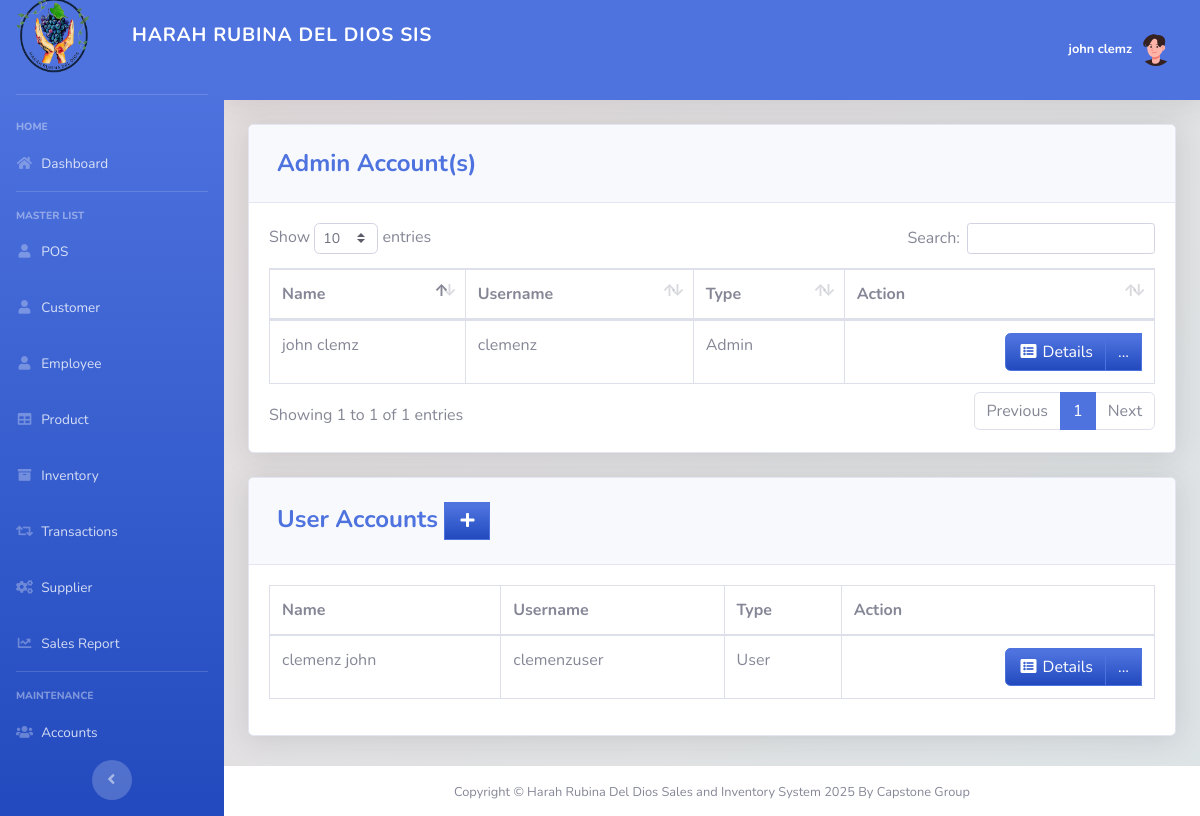
/pages/user.php (signed in), run on an earlier commit of the app's database.
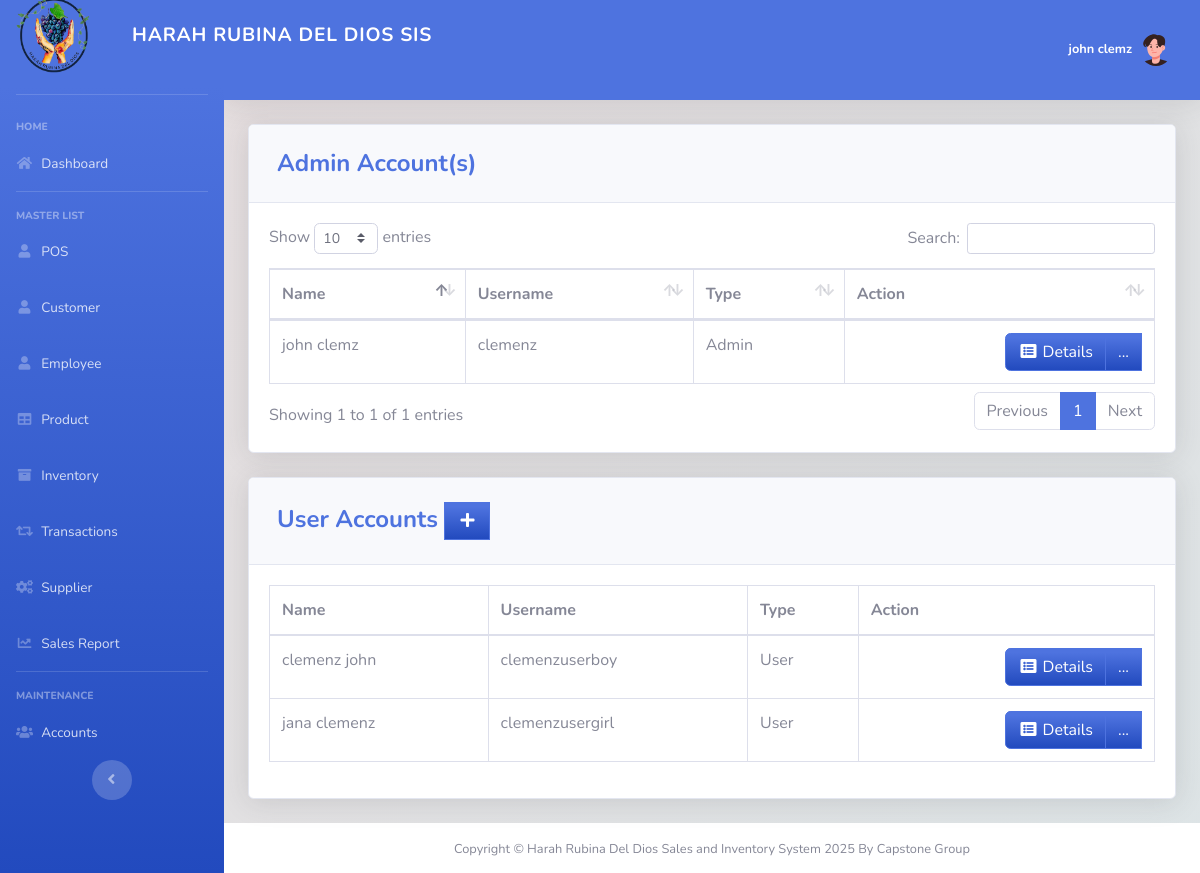
And on a later commit of the database.
### tables this page shows
CREATE TABLE `users` (
  `ID` int(11) NOT NULL,
  `EMPLOYEE_ID` int(11) DEFAULT NULL,
  `USERNAME` varchar(50) DEFAULT NULL,
  `PASSWORD` varchar(50) DEFAULT NULL,
  `TYPE_ID` int(11) DEFAULT NULL
);

CREATE TABLE `employee` (
  `EMPLOYEE_ID` int(11) NOT NULL,
  `FIRST_NAME` varchar(50) DEFAULT NULL,
  `LAST_NAME` varchar(50) DEFAULT NULL,
  `GENDER` varchar(50) DEFAULT NULL,
  `EMAIL` varchar(100) DEFAULT NULL,
  `PHONE_NUMBER` varchar(11) DEFAULT NULL,
  `JOB_ID` int(11) DEFAULT NULL,
  `HIRED_DATE` varchar(50) NOT NULL,
  `LOCATION_ID` int(11) DEFAULT NULL
);

CREATE TABLE `type` (
  `TYPE_ID` int(11) NOT NULL,
  `TYPE` varchar(50) DEFAULT NULL
);

### pages/user.php (the view, shortened to what this page needs)
<?php
include'../includes/connection.php';
include'../includes/sidebar.php';
?>
         <div class="card shadow mb-4">
            <div class="card-header py-3">
              <h4 class="m-2 font-weight-bold text-primary">Admin Account(s)</h4>
            </div>
            <div class="card-body">
            <div class="table-responsive">
           <table class="table table-bordered" id="dataTable" width="100%" cellspacing="0">
               <thead>
                   <tr>
                       <th>Name</th>
                       <th>Username</th>
                       <th>Type</th>
                       <th>Action</th>
                   </tr>
               </thead>
          <tbody>
<?php
    $query = 'SELECT ID, FIRST_NAME,LAST_NAME,USERNAME, t.TYPE
              FROM users u
              JOIN employee e ON e.EMPLOYEE_ID=u.EMPLOYEE_ID
              JOIN type t ON t.TYPE_ID=u.TYPE_ID
              WHERE u.TYPE_ID=1';
        $result = mysqli_query($db, $query) or die (mysqli_error($db));
            while ($row = mysqli_fetch_assoc($result)) {
                echo '<tr>';
                echo '<td>'. $row['FIRST_NAME'].' '. $row['LAST_NAME'].'</td>';
                echo '<td>'. $row['USERNAME'].'</td>';
                echo '<td>'. $row['TYPE'].'</td>';
                      echo '<td align="right"> <div class="btn-group">
                              <a type="button" class="btn btn-primary bg-gradient-primary" href="us_searchfrm.php?action=edit & id='.$row['ID'] . '"><i class="fas fa-fw fa-list-alt"></i> Details</a>
                            <div class="btn-group">
                              <a type="button" class="btn btn-primary bg-gradient-primary dropdown no-arrow" data-toggle="dropdown" style="color:white;">
                              ... <span class="caret"></span></a>
                            <ul class="dropdown-menu text-center" role="menu">
                                <li>
                                  <a type="button" class="btn btn-warning bg-gradient-warning btn-block" style="border-radius: 0px;" href="us_edit.php?action=edit & id='.$row['ID']. '">
                                    <i class="fas fa-fw fa-edit"></i> Edit
                                  </a>
                                </li>
                                </li>
                            </ul>
                            </div>
                          </div></td>';
                echo '</tr> ';
                        }
?>
                                </tbody>
                            </table>
                        </div>
                    </div>
                  </div>
         <div class="card shadow mb-4">
            <div class="card-header py-3">
              <h4 class="m-2 font-weight-bold text-primary">User Accounts&nbsp;<a  href="#" data-toggle="modal" data-target="#supplierModal" type="button" class="btn btn-primary bg-gradient-primary" style="border-radius: 0px;"><i class="fas fa-fw fa-plus"></i></a></h4>
            </div>
            <div class="card-body">
            <div class="table-responsive">
           <table class="table table-bordered" id="dataTable" width="100%" cellspacing="0">
               <thead>
                   <tr>
                       <th>Name</th>
                       <th>Username</th>
                       <th>Type</th>
                       <th>Action</th>
                   </tr>
               </thead>
          <tbody>
<?php
    $query = 'SELECT ID, FIRST_NAME,LAST_NAME,USERNAME, t.TYPE
              FROM users u
              JOIN employee e ON e.EMPLOYEE_ID=u.EMPLOYEE_ID
              JOIN type t ON t.TYPE_ID=u.TYPE_ID
              WHERE u.TYPE_ID=2';
        $result = mysqli_query($db, $query) or die (mysqli_error($db));
            while ($row = mysqli_fetch_assoc($result)) {
                echo '<tr>';
                echo '<td>'. $row['FIRST_NAME'].' '. $row['LAST_NAME'].'</td>';
                echo '<td>'. $row['USERNAME'].'</td>';
                echo '<td>'. $row['TYPE'].'</td>';
                      echo '<td align="right"> <div class="btn-group">
                              <a type="button" class="btn btn-primary bg-gradient-primary" href="us_searchfrm.php?action=edit & id='.$row['ID'] . '"><i class="fas fa-fw fa-list-alt"></i> Details</a>
                            <div class="btn-group">
                              <a type="button" class="btn btn-primary bg-gradient-primary dropdown no-arrow" data-toggle="dropdown" style="color:white;">
                              ... <span class="caret"></span></a>
                            <ul class="dropdown-menu text-center" role="menu">
                                <li>
                                  <a type="button" class="btn btn-warning bg-gradient-warning btn-block" style="border-radius: 0px;" href="us_edit.php?action=edit & id='.$row['ID']. '">
                                    <i class="fas fa-fw fa-edit"></i> Edit
                                  </a>
                                </li>
                            </ul>
                            </div>
                          </div></td>';
                echo '</tr> ';
                        }
?>
                                </tbody>
                            </table>
                        </div>
                    </div>
                  </div>
<?php
include'../includes/footer.php';
?>

### includes/sidebar.php (shortened to what this page needs)
<!DOCTYPE html>
<html lang="en">
<head>
  <link href="../vendor/fontawesome-free/css/all.min.css" rel="stylesheet" type="text/css">
  <link href="../css/sb-admin-2.min.css" rel="stylesheet">
  <link href="../vendor/datatables/dataTables.bootstrap4.min.css" rel="stylesheet">
</head>
<body id="page-top">
  <div id="wrapper">
    <ul class="navbar-nav bg-gradient-primary sidebar sidebar-dark accordion" id="accordionSidebar" style="width: 100px;">
    <a class="sidebar-brand d-flex align-items-center" href="index.php" style="display: flex; flex-direction: row; gap: 40px;">
    <div class="sidebar-brand-icon">
        <img src="../img/logos.png" alt="Brand Logo" style="width: 76px; height: 76px;">
    </div>
    <div class="sidebar-brand-text" style="display: flex; align-items: center; font-size: larger; font-weight: bold; white-space: nowrap;">
        Harah Rubina Del Dios SIS
    </div>
        </a>
      <br>
    <hr class="sidebar-divider my-0">
      <br>
    <div class="sidebar-heading">
        HOME
    </div>
    <li class="nav-item">
        <a class="nav-link" href="index.php">
            <i class="fas fa-fw fa-home"></i>
            <span>Dashboard</span>
        </a>
    </li>
    <hr class="sidebar-divider">
    <div class="sidebar-heading">
        MASTER LIST
    </div>
            <li class="nav-item">
        <a class="nav-link" href="pos.php">
            <i class="fas fa-fw fa-user"></i>
            <span>POS</span>
        </a>
    </li>
    <li class="nav-item">
        <a class="nav-link" href="customer.php">
            <i class="fas fa-fw fa-user"></i>
            <span>Customer</span>
        </a>
    </li>
    <li class="nav-item">
        <a class="nav-link" href="employee.php">
            <i class="fas fa-fw fa-user"></i>
            <span>Employee</span>
        </a>
    </li>
    <li class="nav-item">
        <a class="nav-link" href="product.php">
            <i class="fas fa-fw fa-table"></i>
            <span>Product</span>
        </a>
    </li>
    <li class="nav-item">
        <a class="nav-link" href="inventory.php">
            <i class="fas fa-fw fa-archive"></i>
            <span>Inventory</span>
        </a>
    </li>
    <li class="nav-item">
        <a class="nav-link" href="transaction.php">
            <i class="fas fa-fw fa-retweet"></i>
            <span>Transactions</span>
        </a>
    </li>
    <li class="nav-item">
        <a class="nav-link" href="supplier.php">
            <i class="fas fa-fw fa-cogs"></i>
            <span>Supplier</span>
        </a>
    </li>
    <li class="nav-item">
    <a class="nav-link" href="sales_report.php">
        <i class="fas fa-fw fa-chart-line"></i>
            <span>Sales Report</span>
        </a>
    </li>
    <hr class="sidebar-divider d-none d-md-block">
    <div class="sidebar-heading">
        MAINTENANCE
    </div>
    <li class="nav-item">
        <a class="nav-link" href="user.php">
            <i class="fas fa-fw fa-users"></i>
            <span>Accounts</span>
        </a>
    </li>
         <div class="text-center d-none d-md-inline">
        <button class="rounded-circle border-0" id="sidebarToggle"></button>
          </div>
  </ul>
    <?php include_once 'topbar.php'; ?>

### includes/topbar.php (shortened to what this page needs)
<div id="content-wrapper" class="d-flex flex-column" style="background: linear-gradient(135deg,rgb(230, 222, 223),rgb(221, 228, 230));">
  <div id="content">
    <nav class="navbar navbar-expand navbar-light bg-primary topbar mb-4 static-top shadow" style="height: 100px;">
      <ul class="navbar-nav ml-auto">
        <li class="nav-item dropdown no-arrow">
          <a class="nav-link dropdown-toggle" href="#" id="userDropdown" role="button" data-toggle="dropdown" aria-haspopup="true" aria-expanded="false">
          <span class="mr-2 d-none d-lg-inline small" style="color: white; font-weight: bold;"><?php echo  $_SESSION['FIRST_NAME']. ' '.$_SESSION['LAST_NAME'] ;?></span>
            <img class="img-profile rounded-circle"
            <?php
              if($_SESSION['GENDER']=='Male'){
                echo 'src="../img/boy.png"';
              }else{
                echo 'src="../img/girl.png"';
              }
            ?>>
          </a>
        </li>
      </ul>
    </nav>
    <div class="container-fluid">

### includes/footer.php (shortened to what this page needs)
        </div>
      </div>
      <footer class="sticky-footer bg-white" style="height: 50px; padding: 10px 0;">
        <div class="container my-auto">
        <div class="copyright text-center margin-botton" style="background-color:rgb(255, 255, 255); padding: 10px 0; text-align: center; width: 100%;">
          <span>Copyright © Harah Rubina Del Dios Sales and Inventory System 2025 By Capstone Group</span>
        </div>
        </div>
      </footer>
    </div>
  </div>
</body>
</html>

What changed in the data, as far as the page shows it:
changed users: USERNAME "clemenzuser" → "clemenzuserboy"
added users: EMPLOYEE_ID.FIRST_NAME "jana", EMPLOYEE_ID.LAST_NAME "clemenz", USERNAME "clemenzusergirl", TYPE_ID.TYPE "User", shown under "User Accounts"
